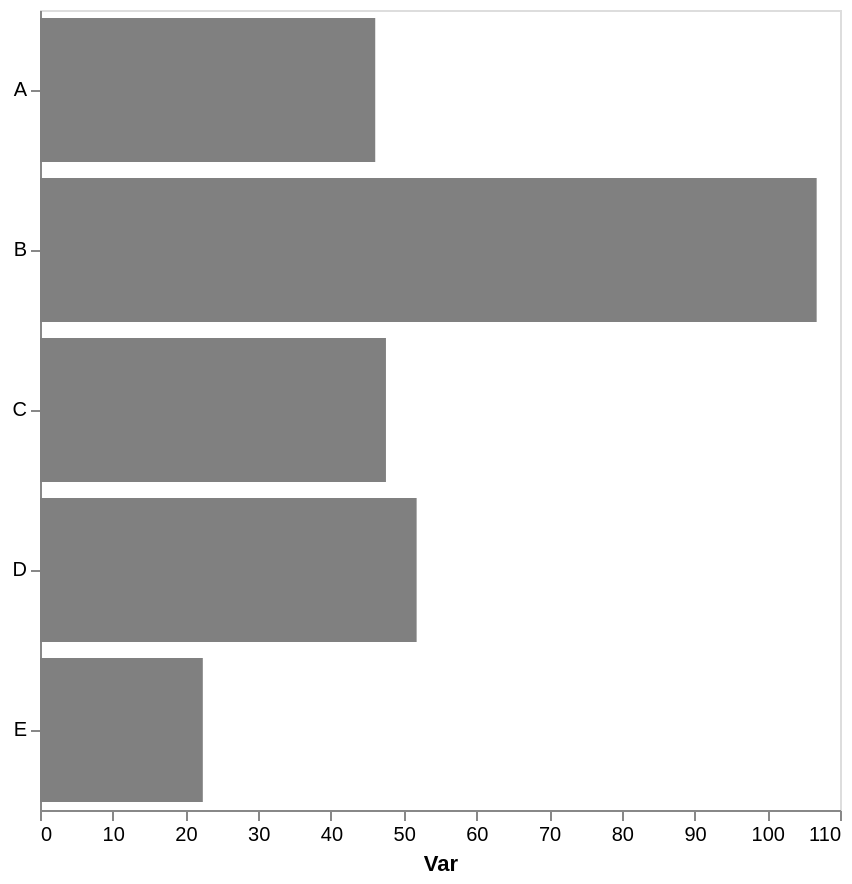

Source (Vega-Lite JSON):
### Vega-Lite specification from a JSON file in a GitHub repository (floating-point values rounded to 4 significant figures)
{"config": {"view": {"continuousWidth": 300, "continuousHeight": 300}, "axis": {"grid": false}, "bar": {"color": "gray"}}, "data": {"name": "data-0c50ddfdaa86713e1330b70191e4083f"}, "mark": {"type": "bar"}, "encoding": {"x": {"aggregate": "mean", "axis": {"title": "Var"}, "field": "var1", "type": "quantitative"}, "y": {"axis": {"title": null}, "field": "cat", "type": "nominal"}}, "height": 400, "width": 400, "$schema": "https://vega.github.io/schema/vega-lite/v5.17.0.json", "datasets": {"data-0c50ddfdaa86713e1330b70191e4083f": [{"cat": "B", "var1": 105.8, "var2": 56.18}, {"cat": "E", "var1": 22.39, "var2": 51.2}, {"cat": "B", "var1": 107.8, "var2": 47.68}, {"cat": "C", "var1": 46.41, "var2": 42.34}, {"cat": "C", "var1": 61.51, "var2": 50.59}, {"cat": "A", "var1": 57.21, "var2": 65.13}, {"cat": "A", "var1": 34.99, "var2": 49.42}, {"cat": "C", "var1": 44.55, "var2": 59.5}, {"cat": "C", "var1": 37.8, "var2": 40.66}, {"cat": "D", "var1": 53.52, "var2": 38.43}, {"cat": "D", "var1": 66.43, "var2": 43.7}, {"cat": "D", "var1": 35.42, "var2": 58.68}]}}
